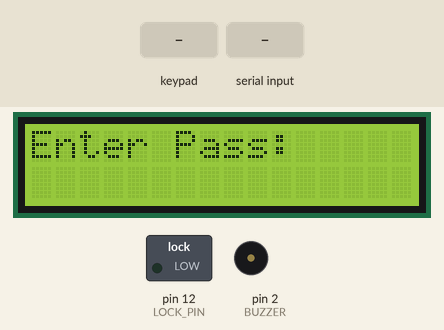
Recording of a program running on a simulated Arduino Uno, built with avr-gcc and run on an emulated ATmega328P. Parts: 16×2 character LCD, switched loads named in the program (green lamp = pin HIGH), buzzer (waves = sounding). The test bench sets the inputs (shaded band). What the program prints to the serial monitor is not drawn.

Above: at 1.2 s.
1.3 s: keypad keys 9 8 7 6 # pressed 0.4 s apart
At 3.6 s:
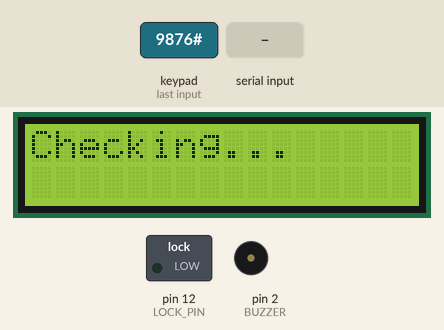
4.8 s: "FAIL\n" received over Serial
At 6.3 s:
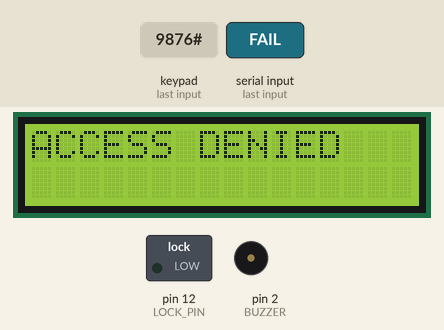
6.7 s: keypad keys 1 3 9 7 # pressed 0.4 s apart
At 11.6 s:
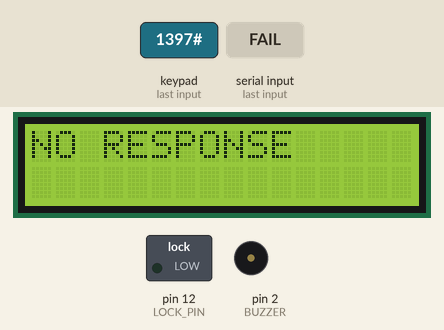
11.7 s: key '1' pressed
At 14.0 s:
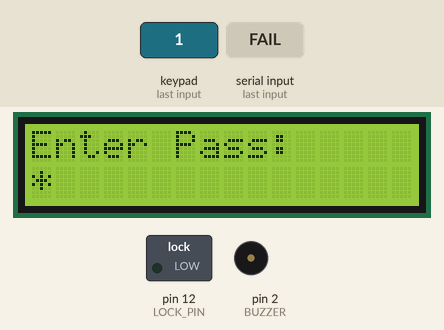
14.3 s: key '2' pressed
At 15.4 s:
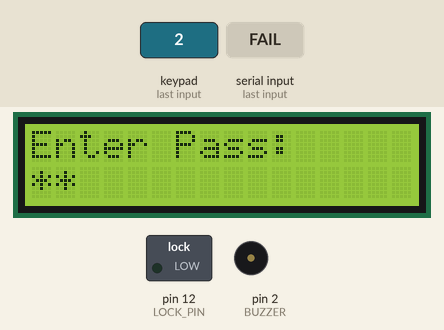
Timing chart, 0 to 16.8 s (numbered marks = the images above; inputs shaded):
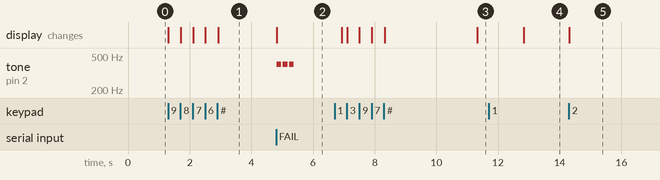

Measured:
- after the input at 1.3 s, the display: first changes at once (image 1 shows a later state)
- after the input at 4.8 s, tone on pin 2 (BUZZER): alternates 400 Hz for 0.15 s and silent for 0.05 s, 6 changes in all, then stays silent, starting at once; the display: changes at once (image 2)
- after the input at 6.7 s, the display: first differs from a run without the input after 0.24 s (image 3 shows a later state)
- after the input at 11.7 s, the display: first differs from a run without the input after 1.1 s (image 4)
- after the input at 14.3 s, the display: changes at once (image 5)

The program:

main.cpp
```cpp
#include <Wire.h>
#include <LiquidCrystal_I2C.h>
#include <Keypad.h>

LiquidCrystal_I2C lcd(0x27, 16, 2);

#define LOCK_PIN 12
#define BUZZER 2

String input = "";
bool waiting = false;
unsigned long requestTime = 0;

// ---------- KEYPAD ----------
const byte ROWS = 4;
const byte COLS = 3;

char keys[ROWS][COLS] = {
  {'1','2','3'},
  {'4','5','6'},
  {'7','8','9'},
  {'*','0','#'}
};

byte rowPins[ROWS] = {9,8,7,6};
byte colPins[COLS] = {5,4,3};

Keypad keypad = Keypad(makeKeymap(keys), rowPins, colPins, ROWS, COLS);

// ---------- SETUP ----------
void setup() {

  Serial.begin(9600);

  pinMode(LOCK_PIN, OUTPUT);
  pinMode(BUZZER, OUTPUT);

  digitalWrite(LOCK_PIN, LOW);

  lcd.init();
  lcd.backlight();
  lcd.print("Enter Pass:");
}

// ---------- LOOP ----------
void loop() {

  // ----- KEYPAD INPUT -----
  char key = keypad.getKey();

  if (key && !waiting) {

    if (key == '*') {
      input = "";
      lcd.clear();
      lcd.print("Enter Pass:");
    }

    else if (key == '#') {

      if (input.length() == 4) {

        Serial.println("REQ:" + input);
        waiting = true;
        requestTime = millis();

        lcd.clear();
        lcd.print("Checking...");
      }

      input = "";
    }

    else {
      if (input.length() < 4) {
        input += key;
        lcd.setCursor(input.length() - 1, 1);
        lcd.print("*");
      }
    }
  }

  // ----- TIMEOUT -----
  if (waiting && millis() - requestTime > 3000) {
    lcd.clear();
    lcd.print("NO RESPONSE");
    delay(1500);
    lcd.clear();
    lcd.print("Enter Pass:");
    waiting = false;
  }

  // ----- SERIAL RESPONSE -----
  if (Serial.available() && waiting) {

    String res = "";

    while (Serial.available()) {
      char c = Serial.read();
      if (c == '\n') break;
      res += c;
      delay(2);
    }

    res.trim();

    lcd.clear();

    if (res == "OK") {

      lcd.print("ACCESS GRANTED");

      digitalWrite(LOCK_PIN, HIGH);
      tone(BUZZER, 1000, 200);

      delay(3000);

      digitalWrite(LOCK_PIN, LOW);
    }

    else if (res == "FAIL") {

      lcd.print("ACCESS DENIED");

      for (int i = 0; i < 3; i++) {
        tone(BUZZER, 400, 150);
        delay(200);
      }
    }

    delay(1500);

    lcd.clear();
    lcd.print("Enter Pass:");
    waiting = false;
  }
  }
```
